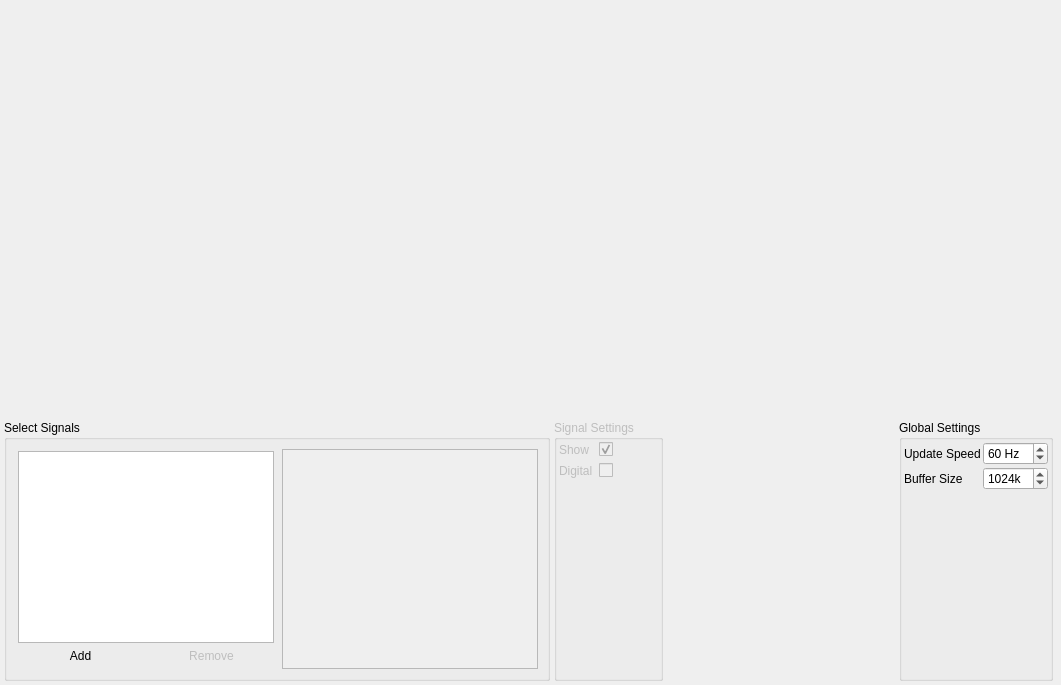
<?xml version="1.0" encoding="UTF-8"?>
<ui version="4.0">
 <class>PlotWindow</class>
 <widget class="QWidget" name="PlotWindow">
  <property name="geometry">
   <rect>
    <x>0</x>
    <y>0</y>
    <width>1061</width>
    <height>685</height>
   </rect>
  </property>
  <property name="windowTitle">
   <string>Form</string>
  </property>
  <layout class="QVBoxLayout" name="verticalLayout_2">
   <property name="spacing">
    <number>2</number>
   </property>
   <property name="leftMargin">
    <number>0</number>
   </property>
   <property name="topMargin">
    <number>0</number>
   </property>
   <property name="rightMargin">
    <number>0</number>
   </property>
   <property name="bottomMargin">
    <number>2</number>
   </property>
   <item>
    <widget class="QWidget" name="plotContainer" native="true">
     <property name="sizePolicy">
      <sizepolicy hsizetype="Expanding" vsizetype="Expanding">
       <horstretch>0</horstretch>
       <verstretch>0</verstretch>
      </sizepolicy>
     </property>
     <property name="minimumSize">
      <size>
       <width>0</width>
       <height>50</height>
      </size>
     </property>
     <layout class="QVBoxLayout" name="verticalLayout_14">
      <property name="spacing">
       <number>0</number>
      </property>
      <property name="leftMargin">
       <number>0</number>
      </property>
      <property name="topMargin">
       <number>0</number>
      </property>
      <property name="rightMargin">
       <number>0</number>
      </property>
      <property name="bottomMargin">
       <number>0</number>
      </property>
     </layout>
    </widget>
   </item>
   <item>
    <widget class="QWidget" name="widget" native="true">
     <property name="sizePolicy">
      <sizepolicy hsizetype="Preferred" vsizetype="Maximum">
       <horstretch>0</horstretch>
       <verstretch>0</verstretch>
      </sizepolicy>
     </property>
     <layout class="QVBoxLayout" name="verticalLayout">
      <property name="spacing">
       <number>2</number>
      </property>
      <property name="leftMargin">
       <number>2</number>
      </property>
      <property name="topMargin">
       <number>0</number>
      </property>
      <property name="rightMargin">
       <number>2</number>
      </property>
      <property name="bottomMargin">
       <number>0</number>
      </property>
      <item>
       <widget class="QPushButton" name="settingsDisplayBtn">
        <property name="sizePolicy">
         <sizepolicy hsizetype="Minimum" vsizetype="Minimum">
          <horstretch>0</horstretch>
          <verstretch>0</verstretch>
         </sizepolicy>
        </property>
        <property name="minimumSize">
         <size>
          <width>0</width>
          <height>16</height>
         </size>
        </property>
        <property name="maximumSize">
         <size>
          <width>16777215</width>
          <height>20</height>
         </size>
        </property>
        <property name="text">
         <string/>
        </property>
        <property name="icon">
         <iconset theme="go-down">
          <normaloff>.</normaloff>.</iconset>
        </property>
        <property name="flat">
         <bool>true</bool>
        </property>
       </widget>
      </item>
      <item>
       <widget class="QWidget" name="settingsWidget" native="true">
        <property name="sizePolicy">
         <sizepolicy hsizetype="Preferred" vsizetype="Maximum">
          <horstretch>0</horstretch>
          <verstretch>0</verstretch>
         </sizepolicy>
        </property>
        <layout class="QHBoxLayout" name="horizontalLayout">
         <property name="spacing">
          <number>4</number>
         </property>
         <property name="leftMargin">
          <number>2</number>
         </property>
         <property name="topMargin">
          <number>2</number>
         </property>
         <property name="rightMargin">
          <number>2</number>
         </property>
         <property name="bottomMargin">
          <number>2</number>
         </property>
         <item>
          <widget class="QGroupBox" name="signalSelectGroupBox">
           <property name="sizePolicy">
            <sizepolicy hsizetype="Preferred" vsizetype="Minimum">
             <horstretch>0</horstretch>
             <verstretch>0</verstretch>
            </sizepolicy>
           </property>
           <property name="title">
            <string>Select Signals</string>
           </property>
           <layout class="QHBoxLayout" name="horizontalLayout_2">
            <item>
             <widget class="QWidget" name="widget_5" native="true">
              <layout class="QVBoxLayout" name="verticalLayout_3">
               <property name="spacing">
                <number>2</number>
               </property>
               <property name="leftMargin">
                <number>2</number>
               </property>
               <property name="topMargin">
                <number>2</number>
               </property>
               <property name="rightMargin">
                <number>2</number>
               </property>
               <property name="bottomMargin">
                <number>2</number>
               </property>
               <item>
                <widget class="QListWidget" name="portListWidget"/>
               </item>
               <item>
                <widget class="QWidget" name="widget_3" native="true">
                 <layout class="QHBoxLayout" name="horizontalLayout_3">
                  <property name="leftMargin">
                   <number>0</number>
                  </property>
                  <property name="topMargin">
                   <number>0</number>
                  </property>
                  <property name="rightMargin">
                   <number>0</number>
                  </property>
                  <property name="bottomMargin">
                   <number>0</number>
                  </property>
                  <item>
                   <widget class="QPushButton" name="addPortBtn">
                    <property name="text">
                     <string>Add</string>
                    </property>
                    <property name="icon">
                     <iconset theme="list-add">
                      <normaloff>.</normaloff>.</iconset>
                    </property>
                    <property name="flat">
                     <bool>true</bool>
                    </property>
                   </widget>
                  </item>
                  <item>
                   <widget class="QPushButton" name="removePortBtn">
                    <property name="enabled">
                     <bool>false</bool>
                    </property>
                    <property name="text">
                     <string>Remove</string>
                    </property>
                    <property name="icon">
                     <iconset theme="list-remove">
                      <normaloff>.</normaloff>.</iconset>
                    </property>
                    <property name="flat">
                     <bool>true</bool>
                    </property>
                   </widget>
                  </item>
                 </layout>
                </widget>
               </item>
              </layout>
             </widget>
            </item>
            <item>
             <widget class="QListWidget" name="sigListWidget">
              <property name="enabled">
               <bool>false</bool>
              </property>
             </widget>
            </item>
           </layout>
          </widget>
         </item>
         <item>
          <widget class="QGroupBox" name="sigSettingsGroupBox">
           <property name="enabled">
            <bool>false</bool>
           </property>
           <property name="title">
            <string>Signal Settings</string>
           </property>
           <layout class="QVBoxLayout" name="verticalLayout_5">
            <property name="leftMargin">
             <number>2</number>
            </property>
            <property name="topMargin">
             <number>2</number>
            </property>
            <property name="rightMargin">
             <number>2</number>
            </property>
            <property name="bottomMargin">
             <number>2</number>
            </property>
            <item>
             <layout class="QFormLayout" name="formLayout">
              <item row="0" column="0">
               <widget class="QLabel" name="showSignalLabel">
                <property name="text">
                 <string>Show</string>
                </property>
               </widget>
              </item>
              <item row="0" column="1">
               <widget class="QCheckBox" name="showSignalCheckBox">
                <property name="checked">
                 <bool>true</bool>
                </property>
               </widget>
              </item>
              <item row="1" column="0">
               <widget class="QLabel" name="digitalLabel">
                <property name="text">
                 <string>Digital</string>
                </property>
               </widget>
              </item>
              <item row="1" column="1">
               <widget class="QCheckBox" name="digitalCheckBox"/>
              </item>
             </layout>
            </item>
           </layout>
          </widget>
         </item>
         <item>
          <spacer name="horizontalSpacer_2">
           <property name="orientation">
            <enum>Qt::Horizontal</enum>
           </property>
           <property name="sizeHint" stdset="0">
            <size>
             <width>40</width>
             <height>20</height>
            </size>
           </property>
          </spacer>
         </item>
         <item>
          <widget class="QGroupBox" name="groupBox">
           <property name="title">
            <string>Global Settings</string>
           </property>
           <layout class="QVBoxLayout" name="verticalLayout_4" stretch="0">
            <property name="spacing">
             <number>2</number>
            </property>
            <property name="leftMargin">
             <number>2</number>
            </property>
            <property name="topMargin">
             <number>2</number>
            </property>
            <property name="rightMargin">
             <number>2</number>
            </property>
            <property name="bottomMargin">
             <number>2</number>
            </property>
            <item>
             <layout class="QFormLayout" name="formLayout_3">
              <item row="0" column="0">
               <widget class="QLabel" name="updateSpeedLabel">
                <property name="text">
                 <string>Update Speed</string>
                </property>
               </widget>
              </item>
              <item row="0" column="1">
               <widget class="QSpinBox" name="speedSpinBox">
                <property name="suffix">
                 <string> Hz</string>
                </property>
                <property name="minimum">
                 <number>10</number>
                </property>
                <property name="maximum">
                 <number>120</number>
                </property>
                <property name="value">
                 <number>60</number>
                </property>
               </widget>
              </item>
              <item row="1" column="0">
               <widget class="QLabel" name="bufferSizeLabel">
                <property name="text">
                 <string>Buffer Size</string>
                </property>
               </widget>
              </item>
              <item row="1" column="1">
               <widget class="QSpinBox" name="bufferSizeSpinBox">
                <property name="suffix">
                 <string>k</string>
                </property>
                <property name="minimum">
                 <number>1</number>
                </property>
                <property name="maximum">
                 <number>2560</number>
                </property>
                <property name="value">
                 <number>1024</number>
                </property>
               </widget>
              </item>
             </layout>
            </item>
           </layout>
          </widget>
         </item>
         <item>
          <widget class="QWidget" name="widget_2" native="true">
           <layout class="QVBoxLayout" name="verticalLayout_13">
            <property name="spacing">
             <number>0</number>
            </property>
            <property name="leftMargin">
             <number>0</number>
            </property>
            <property name="topMargin">
             <number>0</number>
            </property>
            <property name="rightMargin">
             <number>0</number>
            </property>
            <property name="bottomMargin">
             <number>0</number>
            </property>
            <item>
             <widget class="QWidget" name="widget_4" native="true">
              <layout class="QHBoxLayout" name="horizontalLayout_8">
               <property name="spacing">
                <number>6</number>
               </property>
               <property name="leftMargin">
                <number>0</number>
               </property>
               <property name="topMargin">
                <number>1</number>
               </property>
               <property name="rightMargin">
                <number>0</number>
               </property>
               <property name="bottomMargin">
                <number>0</number>
               </property>
              </layout>
             </widget>
            </item>
           </layout>
          </widget>
         </item>
        </layout>
       </widget>
      </item>
     </layout>
    </widget>
   </item>
  </layout>
 </widget>
 <resources/>
 <connections/>
</ui>
